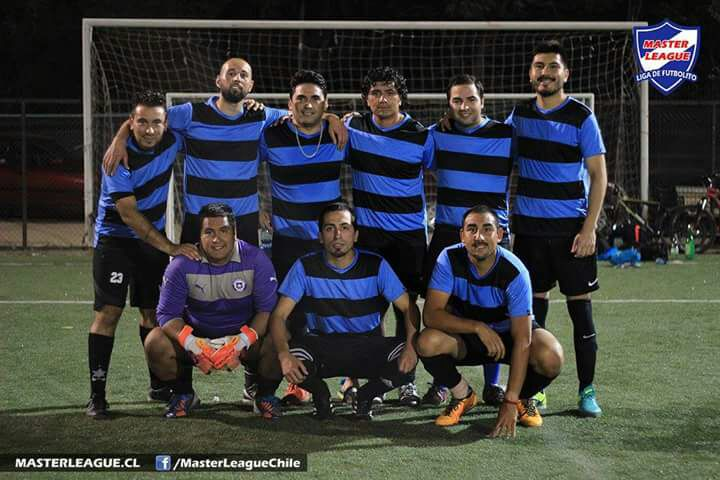
#> input picture botas2.jpg, 720 x 480 px
$ python face_detect.py botas2.jpg   (older library calls are emulated)
#> lines starting #> are read from the running program, lines starting #| are printed output that depends on the picture; after the words box and inside, x2 and y2 are one past the last pixel; in counts of white or black regions, pixels touching at a corner belong together
import cv2
import sys

# Get user supplied values
imagePath = sys.argv[1]
cascPath = "haarcascade_frontalface_default.xml"

# Create the haar cascade
faceCascade = cv2.CascadeClassifier(cascPath)

# Read the image
image = cv2.imread(imagePath)
#> image is the input picture: shape (480, 720, 3); mean B, G, R 61.9, 61.9, 59.6
gray = cv2.cvtColor(image, cv2.COLOR_BGR2GRAY)
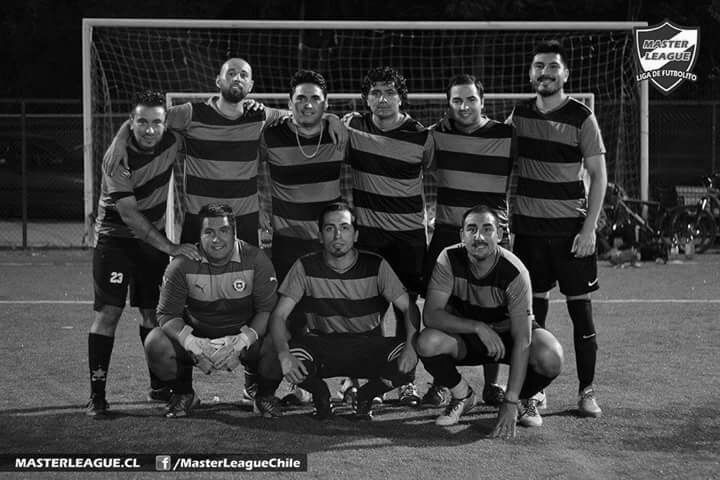
#> gray: shape (480, 720); min 0, max 255, mean 61.2

# Detect faces in the image
faces = faceCascade.detectMultiScale(
    gray,
    scaleFactor=1.0699,
    minNeighbors=3,
    minSize=(30, 30),
    #flags = cv2.CV_HAAR_SCALE_IMAGE
)
#> faces = [[525, 51, 39, 39], [363, 79, 39, 39], [290, 84, 37, 37], [446, 86, 36, 36], [315, 211, 45, 45], [131, 109, 39, 39], [218, 59, 39, 39], [195, 215, 42, 42], [456, 210, 47, 47]]

print("Found {0} faces!".format(len(faces)))
#| Found 9 faces!

# Draw a rectangle around the faces
for (x, y, w, h) in faces:
    cv2.rectangle(image, (x, y), (x+w, y+h), (255, 255, 0), 2)
#> this loop made 9 passes
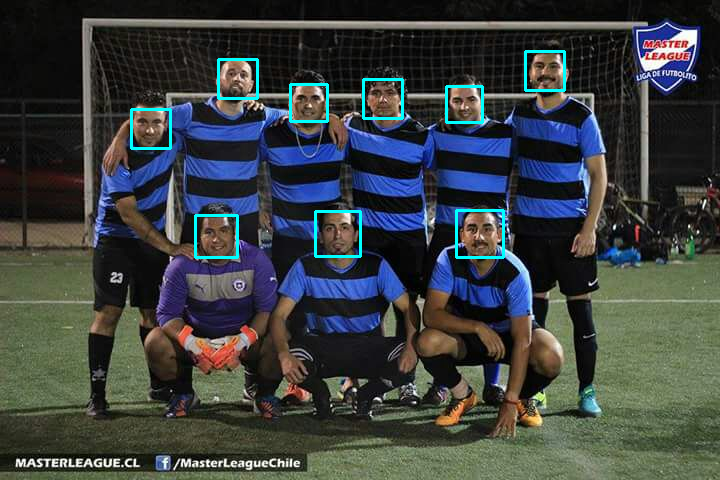
#> image: shape (480, 720, 3); 1.25% of pixels changed, all inside (x1, y1, x2, y2) = (130, 50, 566, 259)

cv2.imshow("Faces found", image)
cv2.waitKey(0)

#para correr el código:
#python face_detect.py botas2.jpg
#python face_detect.py pau.jpg
